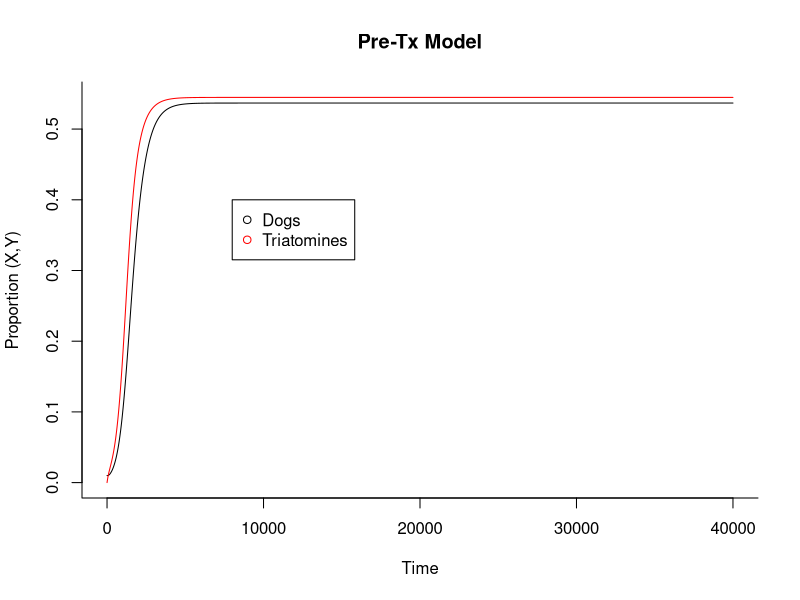
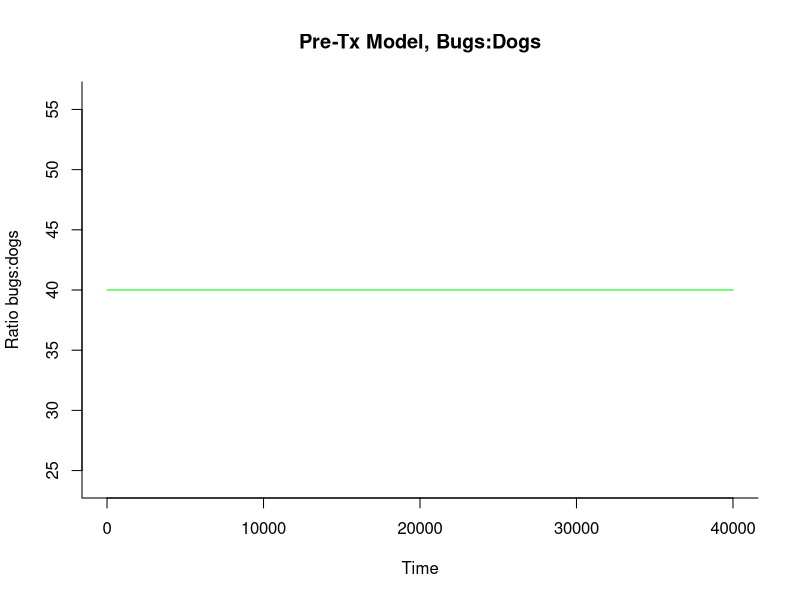
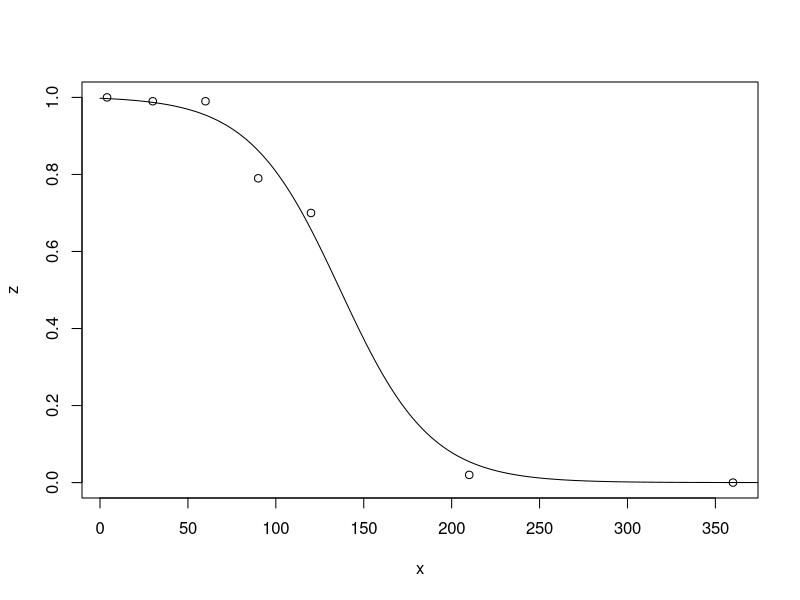
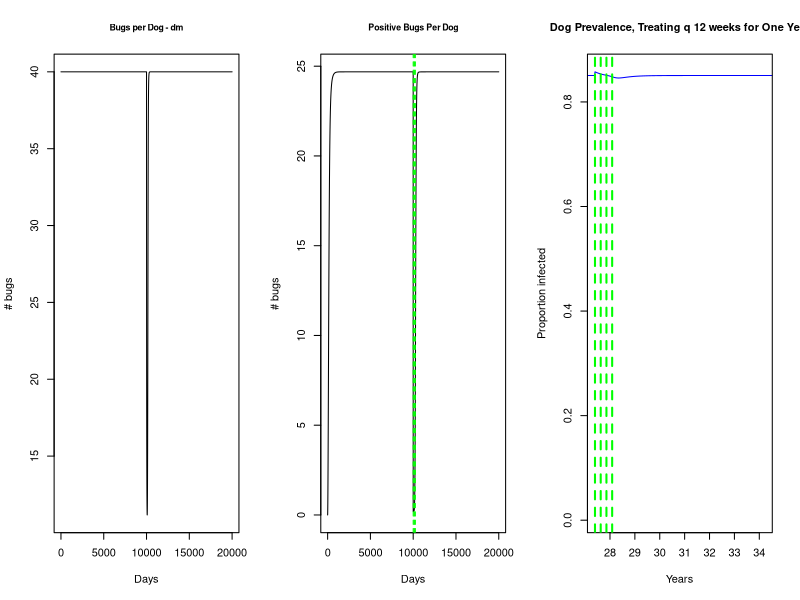
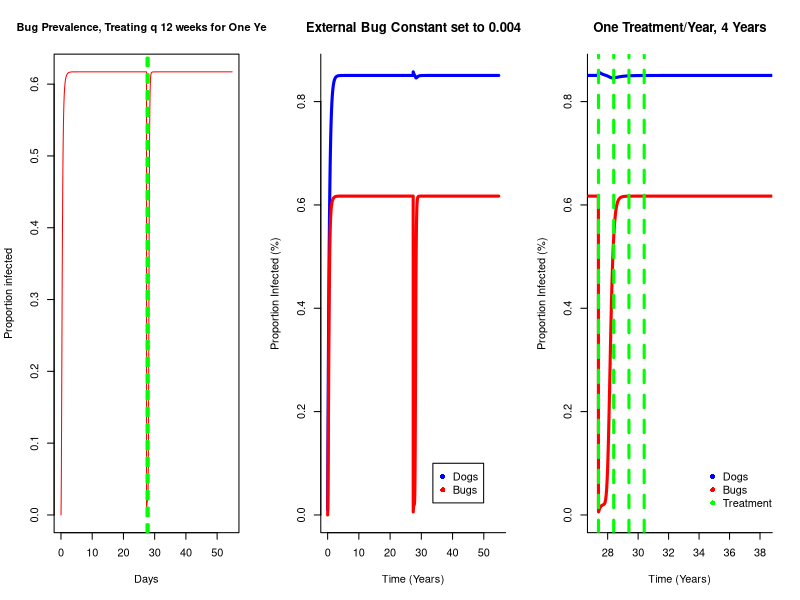
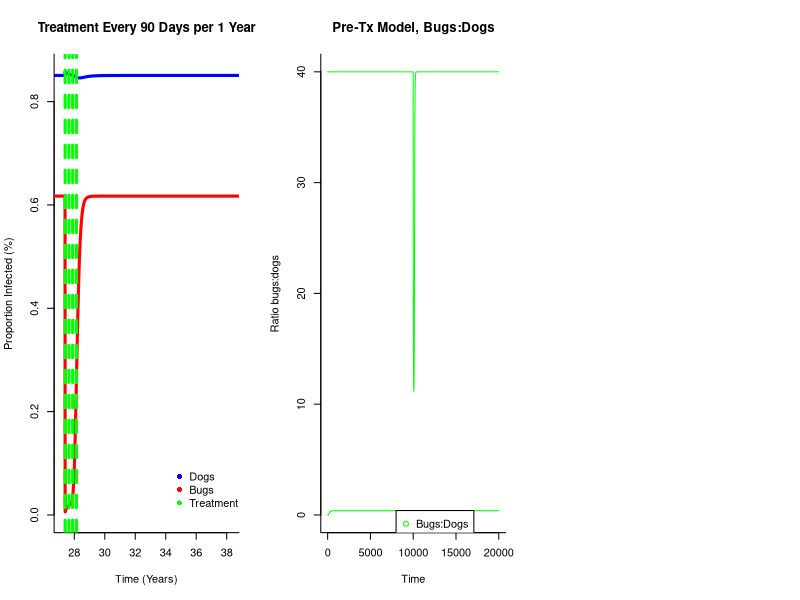

Write the R code that produced these figures, in order.

library(deSolve)

#======================================================================
#  I. Model One: Bugs and Dogs transmission dynamics pre-fluralaner tx:
#       - jr added in dm to see how model 2 would look prior to treatment and determine when X and Y reach equilibrium
#       - X doesn't reach equilibrium until after 10000 days
#       - Model one and has been combined with model 2, just here for reference.
#======================================================================


#=============================================
# Transmission dynamics for dogs and bugs pre-fluralaner tx
#     Parameters
#
#		Y is the proportion of triatomines infected 
#		X is the proportion of dogs infected 
#		a is expected number of bites on dogs per triatomine (1/14)
#		m is equilibrium triatomine density per dog
#		n is length of incubation period in insects (45), 
#		b is the transmission efficiency from infectious triatomines to susceptible dog, through biting (0.00068)
#		c is the probability of infection of an uninfected triatomine by biting an infectious dog (0.49, or 0.28- halfed to account for cyclic parasitemia)
#   r is daily force of infected dog mortality 1/(365*3)=0.0009
#   g is the daily probability of bug mortality

#=============================================

RM <- function(time, state, parameters) 
{
  with(
    as.list(c(state, parameters)), 
    {
      dX <- m*a*b*Y*(1-X)-r*X   
      dY <- a*c*X*(exp(-g*n)-Y)-(g*Y)
      dm <- (R*(1-m/K)*m )
      return(list(c(dX, dY, dm)))
    }
  )
}

#=============================================
#  Run the model
#=============================================

init <- c(X = 0.01, Y = 0, m= 40)
parameters <- c(a=1/14, b=0.00068, m=10, n=45, g=0.005, c=0.28, r=1/(3*365), K = 40, R= 0.09)
times <- seq(0, 40000, by = 1)
out <- as.data.frame(ode(y = init, times = times, func = RM, parms = parameters))
RESULTS<-data.frame(out$X,out$Y)
RESULTSm <-data.frame(out$m)



#=============================================
#  Plot results
#=============================================

#========Proportion dogs and bugs infected===
matplot(times, RESULTS, type = "l", xlab = "Time", ylab = "Proportion (X,Y)", main = "Pre-Tx Model", lwd = 1, lty = 1, bty = "l", col = c("black","red"))
legend(8000, .4, c("Dogs", "Triatomines"), pch = 1, col = c("black","red"))

#========Ratio of bugs:dogs===
matplot(times, RESULTSm, type = "l", xlab = "Time", ylab = "Ratio bugs:dogs", main = "Pre-Tx Model, Bugs:Dogs", lwd = 1, lty = 1, bty = "l", col = "green")
legend(8000, .4, c("Bugs:Dogs"), pch = 1, col = c("green"))


#==========================================================================
#  II. Model Two: Bugs and Dogs transmission dynamics after fluralaner tx
#==========================================================================

#=============================================
#   estimate parameter z, percent of bugs that die after feeding on treated dogs, from data in Laino et al. 2019 https://www.ncbi.nlm.nih.gov/pubmed/30981313
#	 	x = days post fluralaner treatment
#		y = percentage of bugs that died after feeding on treated dogs (5th stage pyrethroid resistant instars) NOT USED
#		z = percentage of bugs that died after feeding on treated dogs (5th stage suceptible instars) USED 
#=============================================


#Initial vectors for days post treatment, % killed
x <- c(4, 30, 60, 90, 120, 210, 360) #days post treatment
y <- c(0.99, 1.0, 1.0, 0.47, 0.49, 0, 0)  #% killed
z <- c(1.0, 0.99, 0.99, 0.79, 0.7, 0.02, 0) #% killed



plot(z ~ x)


#=============================================
#  fit data with logistic curve
#       -using % dead 5th stage suceptible bugs against days post fluralaner tx
# 		-fit2 stores fitted values
#		-plot to check fit
#		-extract fit values using equation y = Asym / (1 + exp((xmid - input) / scal))
#=============================================
fit2 <- nls(z ~ SSlogis(x, Asym, xmid, scal), data = data.frame(x, z))
summary(fit2)

lines(seq(0, 400, length.out = 400),
      predict(fit2, newdata = data.frame(x = seq(0.5, 400, length.out = 400))))

Asym<-summary(fit2)$parameters[1,1]
xmid<-summary(fit2)$parameters[2,1]
scal<-summary(fit2)$parameters[3,1]


#=============================================
#     Parameters
#
#		Y - the proportion of triatomines infected 
#		X - the proportion of dogs infected 
#		a is expected number of bites on dogs per triatomine (1/14)
#		m is equilibrium triatomine density per dog
#		n is length of incubation period in insects (45), 
#		g is the daily force of triatomine mortality, mzl at K, the carrying capacity  
#		b is the transmission efficiency from infectious triatomines to susceptible dog, through biting (0.00068)
#		c is the probability of infection of an uninfected triatomine by biting an infectious dog
#   k is the probabilty of tranmission through oral ingestion of vectors (0.1)
#   r is daily force of infected dog mortality:   1.38/1460= 0.0009
#   p is probability dog eats the bug (to be varied)
#   R is maximum birthrate (estimate from T. brasiliensis)
#   K is carrying capacity of vectors per dog
#=============================================


#=============================================
#   force the time dependent covariate 
#       z is the probability of death from Fluralaner per bite
#       jr added code to apply more than one treatment
#       jr added function for implementing treatments at different times
#=============================================

times <- seq(0, 20000, by = 1)
signal <- data.frame(times = times, import = rep(0, length(times)))


trt2.function <- function(fit2, trt.days, signal) {
  Asym<-summary(fit2)$parameters[1,1]
  xmid<-summary(fit2)$parameters[2,1]
  scal<-summary(fit2)$parameters[3,1]
  trt.start <- trt.days
  trt.end <- c(trt.start + 400)
  trt.segments <- unlist(Map(':', trt.start, trt.end))
  time.segments <- rep(0:401, times=length(trt.start)) 
  signal$import[trt.segments] = (Asym / (1 + exp((xmid - times[time.segments]) / scal)))  
  return(signal)
}

#Input number of days and times to implement treament
trt.days <- c(10000) 

#trt.days <- c(10000, 10365, 10730, 11095)
#trt.days <- c(10000, 10090, 10180, 10270, 10365)
out <-trt2.function(fit2, trt.days, signal)


input <- approxfun(out, rule = 2)


#=============================================
#   model importing z from the above
#      -jr added in an external source of bugs not affected by tx MM
#         
#=============================================

RMTx2 <- function(times, stateTx2, parametersTx2)   
{
  with(
    as.list(c(stateTx2, parametersTx2)), 
    {
      z <- input(times)
      dX <- (((m*a*b*Y)+MM)+(p*k*(a*m*z*Y)))*(1-X)-r*X 
      #dX <- ((m*a*b*Y)+(p*k*(a*m*z*Y)))*(1-X)-r*X 
      dY <- a*c*X*(exp(-g*n)-Y)-((g*Y)+(m*a*z*Y))
      dm <- (R*(1-m/K)*m )+(-m*a*z)
      return(list(c(dX, dY, dm)))
    }
  )
}

#=============================================
#  Run the model
#   -proportion of infected dogs (X) and bugs (Y) are taken from the proportions at the equilibrium of the model pre-treatment
#   -in 
#=============================================

initTx2 <- c(X = 0.01, Y= 0, m=40) 
parametersTx2 <- c(a=1/14, b=0.00068, n=45, g= 0.005, c=0.28, k= 0.10, r= 1/(3*365), p=0.8, K=40, R= 0.09, MM=0.004)
outTx2 <- as.data.frame(ode(y = initTx2, times = times, func = RMTx2, parms = parametersTx2))
RESULTS2<-data.frame(outTx2$X,outTx2$Y)
RESULTS2m <-data.frame(outTx2$m, outTx2$Y*outTx2$Y)
#timesTx2 <- seq(0, 10000, by = 1)


#=============================================
#   Plot Results
#   m     Bugs per Dog
#   X     Dog Prevalence
#   Y*m   Positive Bugs Per Dog
#   Y     Bug Prevalence
#=============================================
par(mfrow=c(1,3))
plot(outTx2$m, type='l',main='Bugs per Dog - dm', ylab = "# bugs", xlab = "Days", cex.main=0.8)

plot(outTx2$Y*outTx2$m, type='l', main = 'Positive Bugs Per Dog', ylab = "# bugs", xlab = "Days", cex.main=0.8)
abline(v=c(10000, 10084, 10168, 10252), col="green", lty=2)
plot(times/365, outTx2$X, type='l', main= 'Dog Prevalence, Treating q 12 weeks for One Year', ylab = "Proportion infected", xlab = "Years", 
     cex.main=1, col= "blue", xlim= c(9990/365, 12500/365))
abline(v=c(10000/365, 10084/365, 10168/365, 10252/365), col="green", lty=2, lwd=2)
plot(times/365, outTx2$Y, type='l', main = 'Bug Prevalence, Treating q 12 weeks for One Year', ylab = "Proportion infected", xlab = "Days", 
     cex.main=1, col= "red")
abline(v=c(10000/365, 10084/365, 10168/365, 10252/365), col="green", lty=2, lwd=2)


#=============================================
#  Plot results with bugs and dogs together on one graph
#  Bugs per dog and positive bugs per dogs on the second graph
#=============================================

matplot(times/365, RESULTS2, type = "l", xlab = "Time (Years)", ylab = "Proportion Infected (%)", main= "External Bug Constant set to 0.004",
        lwd = 3, lty = 1, bty = "l", col = c("blue","red"))
       # xlim=c(9900/365, 13300/365))
legend(12300/365, 0.1, c("Dogs", "Bugs"), pch = 16, col = c("blue","red"), bty = "l")
#abline(v=c(10000/365), col="green", lty=2, lwd=3)


matplot(times/365, RESULTS2, type = "l", xlab = "Time (Years)", ylab = "Proportion Infected (%)", main= "One Treatment/Year, 4 Years", lwd = 3, lty = 1, bty = "l", col = c("blue","red"),
        xlim=c(9900/365, 14000/365))
legend(12500/365, 0.1, c("Dogs", "Bugs", "Treatment"), pch = 16, col = c("blue","red", "green"), bty = "n")
abline(v=c(10000/365, 10365/365, 10730/365, 11095/365), col="green", lty=2, lwd=3)



#========Proportion dogs and bugs infected===
matplot(times/365, RESULTS2, type = "l", xlab = "Time (Years)", ylab = "Proportion Infected (%)", main= "Treatment Every 90 Days per 1 Year", lwd = 3, lty = 1, bty = "l", col = c("blue","red"),
    xlim=c(9900/365, 14000/365))
legend(12500/365, 0.1, c("Dogs", "Bugs", "Treatment"), pch = 16, col = c("blue","red", "green"), bty = "n")
abline(v=c(10000/365, 10090/365, 10180/365, 10270/365), col="green", lty=2, lwd=3)
#========Ratio of bugs:dogs===
matplot(times, RESULTS2m, type = "l", xlab = "Time", ylab = "Ratio bugs:dogs", main = "Pre-Tx Model, Bugs:Dogs", lwd = 1, lty = 1, bty = "l", col = "green")
legend(8000, .4, c("Bugs:Dogs"), pch = 1, col = c("green"))
